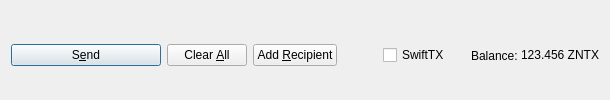
         <widget class="QFrame" name="frame_Send">
          <layout class="QHBoxLayout" name="horizontalLayout">
           <property name="bottomMargin">
            <number>0</number>
           </property>
           <item>
            <widget class="QPushButton" name="sendButton">
             <property name="minimumSize">
              <size>
               <width>150</width>
               <height>0</height>
              </size>
             </property>
             <property name="toolTip">
              <string>Confirm the send action</string>
             </property>
             <property name="text">
              <string>S&amp;end</string>
             </property>
             <property name="icon">
              <iconset resource="../zantix.qrc">
               <normaloff>:/icons/send</normaloff>:/icons/send</iconset>
             </property>
             <property name="autoDefault">
              <bool>false</bool>
             </property>
             <property name="default">
              <bool>true</bool>
             </property>
            </widget>
           </item>
           <item>
            <widget class="QPushButton" name="clearButton">
             <property name="sizePolicy">
              <sizepolicy hsizetype="Minimum" vsizetype="Fixed">
               <horstretch>0</horstretch>
               <verstretch>0</verstretch>
              </sizepolicy>
             </property>
             <property name="toolTip">
              <string>Clear all fields of the form.</string>
             </property>
             <property name="text">
              <string>Clear &amp;All</string>
             </property>
             <property name="icon">
              <iconset resource="../zantix.qrc">
               <normaloff>:/icons/remove</normaloff>:/icons/remove</iconset>
             </property>
             <property name="autoDefault">
              <bool>false</bool>
             </property>
            </widget>
           </item>
           <item>
            <widget class="QPushButton" name="addButton">
             <property name="toolTip">
              <string>Send to multiple recipients at once</string>
             </property>
             <property name="text">
              <string>Add &amp;Recipient</string>
             </property>
             <property name="icon">
              <iconset resource="../zantix.qrc">
               <normaloff>:/icons/add</normaloff>:/icons/add</iconset>
             </property>
             <property name="autoDefault">
              <bool>false</bool>
             </property>
            </widget>
           </item>
           <item>
            <spacer name="horizontalSpacer">
             <property name="orientation">
              <enum>Qt::Horizontal</enum>
             </property>
             <property name="sizeHint" stdset="0">
              <size>
               <width>40</width>
               <height>20</height>
              </size>
             </property>
            </spacer>
           </item>
           <item>
            <layout class="QHBoxLayout" name="horizontalLayout_2">
             <property name="spacing">
              <number>3</number>
             </property>
             <item>
              <widget class="QCheckBox" name="checkSwiftTX">
               <property name="enabled">
                <bool>true</bool>
               </property>
               <property name="minimumSize">
                <size>
                 <width>85</width>
                 <height>0</height>
                </size>
               </property>
               <property name="text">
                <string>SwiftTX</string>
               </property>
              </widget>
             </item>
             <item>
              <widget class="QLabel" name="label">
               <property name="text">
                <string>Balance:</string>
               </property>
              </widget>
             </item>
             <item>
              <widget class="QLabel" name="labelBalance">
               <property name="sizePolicy">
                <sizepolicy hsizetype="Preferred" vsizetype="Fixed">
                 <horstretch>0</horstretch>
                 <verstretch>0</verstretch>
                </sizepolicy>
               </property>
               <property name="cursor">
                <cursorShape>IBeamCursor</cursorShape>
               </property>
               <property name="text">
                <string notr="true">123.456 ZNTX</string>
               </property>
               <property name="textInteractionFlags">
                <set>Qt::LinksAccessibleByMouse|Qt::TextSelectableByKeyboard|Qt::TextSelectableByMouse</set>
               </property>
              </widget>
             </item>
            </layout>
           </item>
          </layout>
         </widget>
